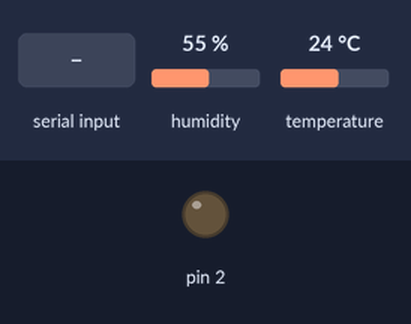
A sketch run on a simulated Arduino Uno, built with avr-gcc and run on an emulated ATmega328P. On the bench: output pins drawn as LEDs (lit = HIGH). The inputs (shaded band) are chosen by the test bench; at power-on: humidity 55 %, temperature 24 °C. What the sketch prints to the serial monitor is not drawn.

Above: at 1.2 s.
1.3 s: "light" received over the second serial link
At 3.4 s:
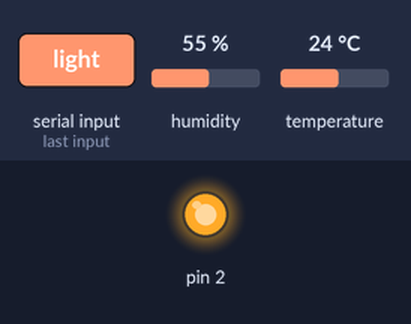
3.8 s: "no" received over the second serial link
At 5.3 s:
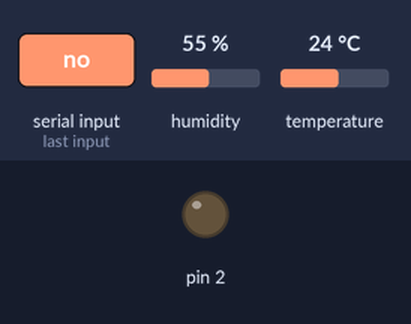
Timing chart, 0 to 6.8 s (numbered marks = the images above; inputs shaded):
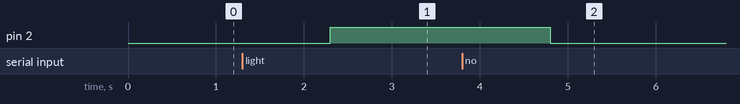

The sketch:

project.ino
```cpp
#include <DHT.h>
#define DHTPIN 7
#define DHTTYPE DHT11
#define servo 6
#define  led 2
#include <SoftwareSerial.h>
String value;

int TxD = 11;
int RxD = 10;

SoftwareSerial bluetooth(TxD,RxD);
DHT dht(DHTPIN, DHTTYPE);

float hum;
float temp;

void setup()
{
 pinMode(2,OUTPUT);
 Serial.begin(9600);
 bluetooth.begin(9600);
  dht.begin();
  }

void loop()
{
  hum = dht.readHumidity();
  temp= dht.readTemperature();
    if(hum>50&&temp>25)
    {
    for(int i=0;i<=180;i++)
    for(i=180;i>=0;i--)
    digitalWrite(servo,1);
    }
    else
    {digitalWrite(servo,0);}
  Serial.println(value);
   if(bluetooth.available())
    {value = bluetooth.readString();
   if(value=="light")
    {digitalWrite(2,HIGH);}
   if(value=="no")
    {digitalWrite(2,LOW);}
   if(value=="fan")
    {digitalWrite(6,HIGH);}
   if(value=="fan out")
    {digitalWrite(6,LOW);}
   if(value=="all up")
    {digitalWrite(2,HIGH);
    digitalWrite(6,HIGH);}
   if(value=="all down")
    {digitalWrite(2,LOW);
    digitalWrite(6,LOW);}
  }

}
```

Measured:
- after the input at 1.3 s, pin 2: LOW → HIGH after 1.0 s
- after the input at 3.8 s, pin 2: HIGH → LOW after 1.0 s
